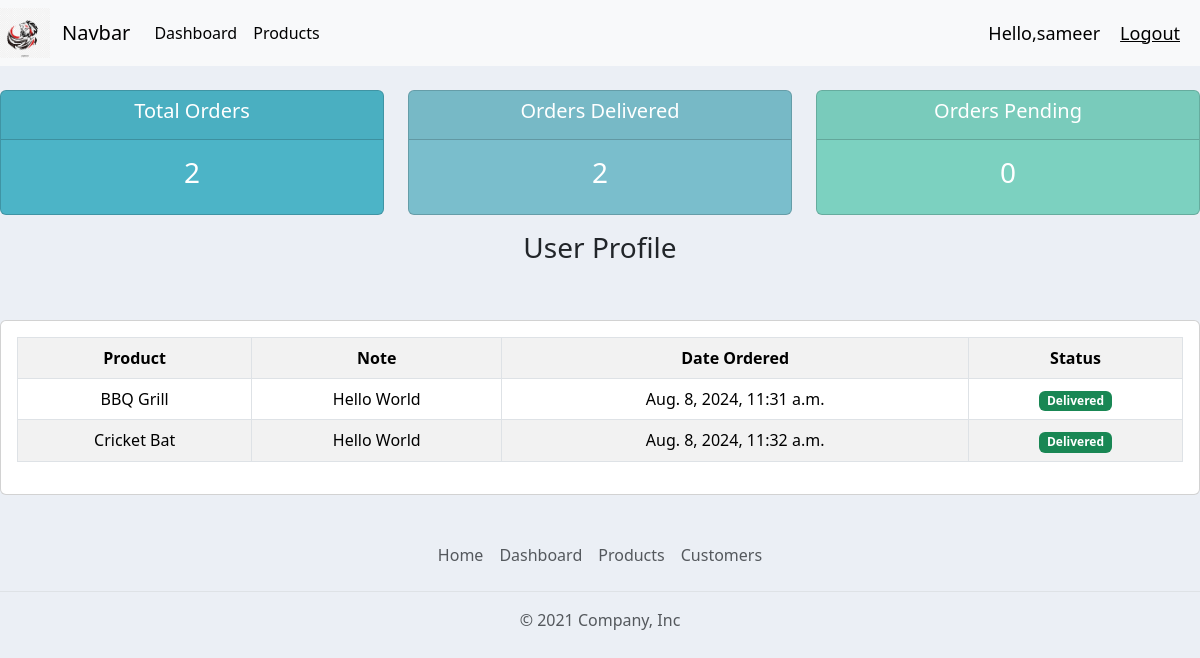
The page /user/ (signed in) on the database as committed earlier.
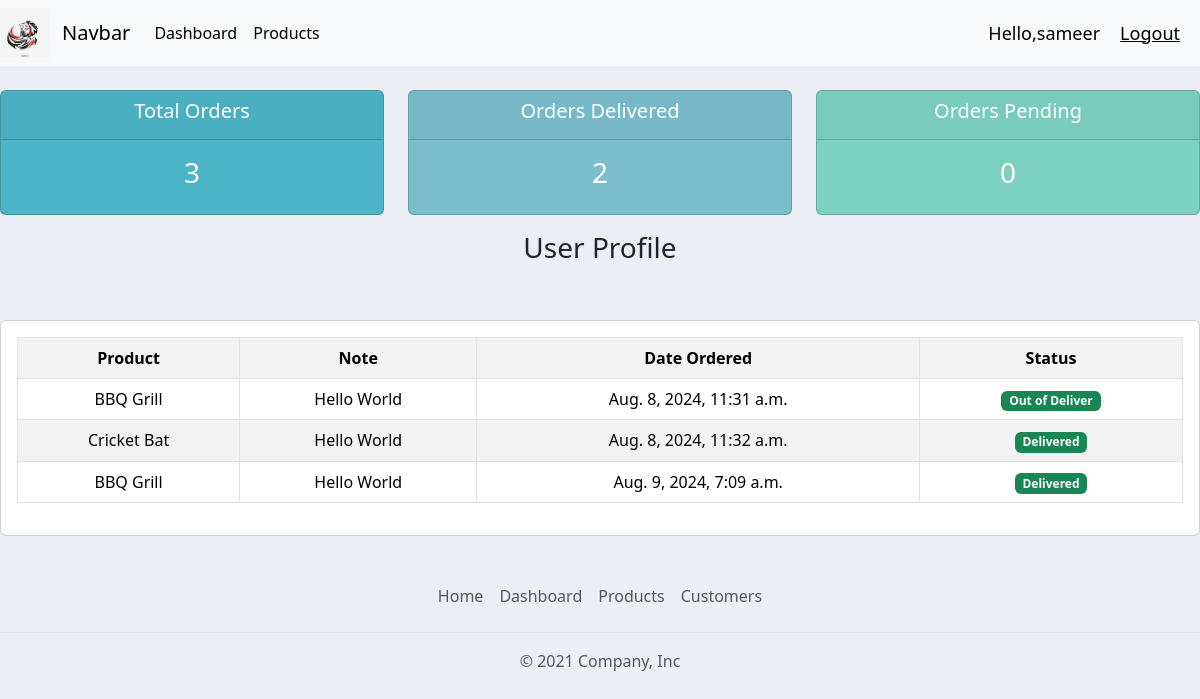
The same page on the database as committed later.
### accounts/models.py (models this page shows, shortened)
class Order(models.Model):
    STATUS = (
        ('Pending', 'Pending'),
        ('Out of Deliver', 'Out of Deliver'),
        ('Delivered', 'Delivered'),
    )
    customer = models.ForeignKey(Customer, null=True, on_delete=models.CASCADE, related_name="orders")
    product = models.ForeignKey(Product, null=True, on_delete=models.CASCADE, related_name="products")
    status = models.CharField(max_length=200, null=True, choices=STATUS)
    note = models.CharField(max_length=1000, null=True)
    date_created = models.DateTimeField(auto_now_add=True , null=True)

class Product(models.Model):
    CATEGORY = (
        ('Indoor', 'Indoor'),
        ('Outdoor', 'Outdoor'),
        ('Mobile', 'Mobile'),
        ('Stationary', 'Stationary'),
        ('Animals', 'Animals'),
        ('Grocery', 'Grocery'),
    )
    name = models.CharField(max_length=200, null=True)
    price = models.FloatField(null=True)
    category = models.CharField(max_length=200, null=True, choices=CATEGORY)
    desciption = models.TextField(max_length=200, null=True, blank=True)
    date_created = models.DateTimeField(auto_now_add=True , null=True)
    tags = models.ManyToManyField(Tag)
    def __str__(self):
        return self.name if self.name else "No Tag"

### accounts/decorators.py (the view)
        def wrapper_func(request, *args, **kwargs):
            group = None
            if request.user.groups.exists():
                group = request.user.groups.all()[0].name
            if group in allowed_roles:
                return view_func(request, *args, **kwargs)
            else:
                return HttpResponse("You are not authorized to view this page!")

### accounts/views.py (called while the page is built)
@login_required(login_url='login')
@allowed_users(allowed_roles=['customer'])
def UserPage(request):
    orders = request.user.customer.orders.all()
    orders_count = orders.count()
    orders_delivered = orders.filter(status="Delivered").count()
    orders_pending = orders.filter(status="Pending").count()
    context = {'orders': orders, 'orders_count': orders_count,'orders_delivered': orders_delivered, 'orders_pending':orders_pending}
    return render(request, 'accounts/user.html',context)

### templates/accounts/user.html (shortened to what this page needs)
{% extends "main.html" %}
{% block content %}
{% include "accounts/status.html" %}
    <h3 class="text-center">User Profile</h3><br><br>
    <div class="row">
        <div class="col-md">
          <div class="card card-body">
            <table class="table table-bordered table-striped">
              <tr class="text-center">
                <th>Product</th>
                <th>Note</th>
                <th>Date Ordered</th>
                <th>Status</th>
              </tr>
              {% for order in orders %}
              <tr class="text-center">
                <td>{{order.product}}</td>
                <td>{{order.note}}</td>
                <td>{{order.date_created}}</td>
                <td><span class="badge text-bg-success">{{order.status}}</span></td>
              </tr>
              {% endfor %}
            </table>
          </div>
        </div>
      </div>
{% endblock content %}

Rows that differ between the two databases and show on the page:
changed Order: status "Delivered" → "Out of Deliver"
added Order: product "BBQ Grill", note "Hello World", date_created "Aug. 9, 2024, 7:09 a.m.", status "Delivered"
Other text that changed with them:
{{ orders_count }}: "2" → "3"
